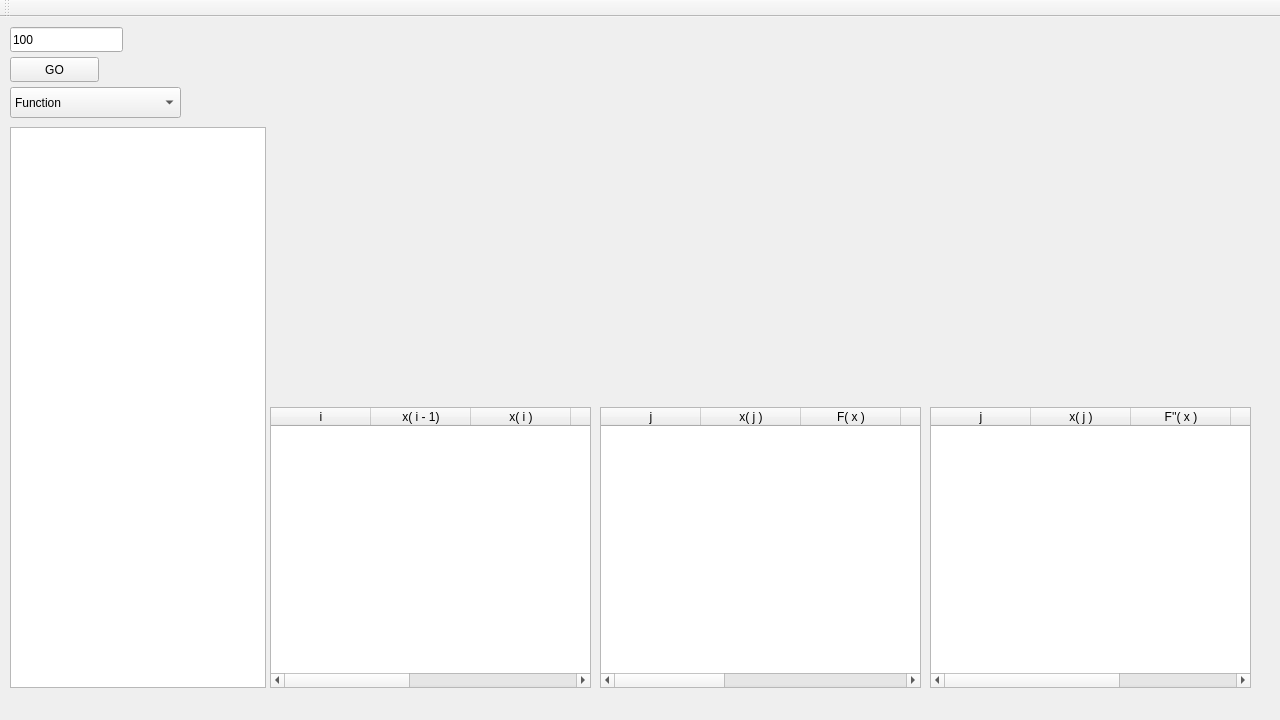
<?xml version="1.0" encoding="UTF-8"?>
<ui version="4.0">
 <class>MainWindow</class>
 <widget class="QMainWindow" name="MainWindow">
  <property name="geometry">
   <rect>
    <x>0</x>
    <y>0</y>
    <width>1280</width>
    <height>720</height>
   </rect>
  </property>
  <property name="windowTitle">
   <string>MainWindow</string>
  </property>
  <widget class="QWidget" name="centralWidget">
   <widget class="QPushButton" name="pushButton">
    <property name="geometry">
     <rect>
      <x>10</x>
      <y>40</y>
      <width>89</width>
      <height>25</height>
     </rect>
    </property>
    <property name="text">
     <string>GO</string>
    </property>
   </widget>
   <widget class="QLineEdit" name="lineEdit">
    <property name="geometry">
     <rect>
      <x>10</x>
      <y>10</y>
      <width>113</width>
      <height>25</height>
     </rect>
    </property>
    <property name="text">
     <string>100</string>
    </property>
   </widget>
   <widget class="QStackedWidget" name="stackedWidget">
    <property name="geometry">
     <rect>
      <x>280</x>
      <y>10</y>
      <width>941</width>
      <height>371</height>
     </rect>
    </property>
    <widget class="QCustomPlot" name="page"/>
    <widget class="QCustomPlot" name="page_2"/>
    <widget class="QCustomPlot" name="page_3"/>
   </widget>
   <widget class="QComboBox" name="comboBox">
    <property name="geometry">
     <rect>
      <x>10</x>
      <y>70</y>
      <width>171</width>
      <height>31</height>
     </rect>
    </property>
    <item>
     <property name="text">
      <string>Function</string>
     </property>
    </item>
    <item>
     <property name="text">
      <string>First_dev</string>
     </property>
    </item>
    <item>
     <property name="text">
      <string>Second_dev</string>
     </property>
    </item>
   </widget>
   <widget class="QTableWidget" name="tableWidget">
    <property name="geometry">
     <rect>
      <x>270</x>
      <y>390</y>
      <width>321</width>
      <height>281</height>
     </rect>
    </property>
    <column>
     <property name="text">
      <string>i</string>
     </property>
    </column>
    <column>
     <property name="text">
      <string>x( i - 1)</string>
     </property>
    </column>
    <column>
     <property name="text">
      <string>x( i )</string>
     </property>
    </column>
    <column>
     <property name="text">
      <string>a</string>
     </property>
    </column>
    <column>
     <property name="text">
      <string>b</string>
     </property>
    </column>
    <column>
     <property name="text">
      <string>c</string>
     </property>
    </column>
    <column>
     <property name="text">
      <string>d</string>
     </property>
    </column>
   </widget>
   <widget class="QTableWidget" name="tableWidget_2">
    <property name="geometry">
     <rect>
      <x>600</x>
      <y>390</y>
      <width>321</width>
      <height>281</height>
     </rect>
    </property>
    <column>
     <property name="text">
      <string>j</string>
     </property>
    </column>
    <column>
     <property name="text">
      <string>x( j )</string>
     </property>
    </column>
    <column>
     <property name="text">
      <string>F( x )</string>
     </property>
    </column>
    <column>
     <property name="text">
      <string>S( x )</string>
     </property>
    </column>
    <column>
     <property name="text">
      <string>F( x ) - S( x )</string>
     </property>
    </column>
    <column>
     <property name="text">
      <string>F'( x )</string>
     </property>
    </column>
    <column>
     <property name="text">
      <string>S'( x )</string>
     </property>
    </column>
    <column>
     <property name="text">
      <string>F'( x ) - S'( x )</string>
     </property>
    </column>
   </widget>
   <widget class="QTableWidget" name="tableWidget_3">
    <property name="geometry">
     <rect>
      <x>930</x>
      <y>390</y>
      <width>321</width>
      <height>281</height>
     </rect>
    </property>
    <column>
     <property name="text">
      <string>j</string>
     </property>
    </column>
    <column>
     <property name="text">
      <string>x( j )</string>
     </property>
    </column>
    <column>
     <property name="text">
      <string>F''( x )</string>
     </property>
    </column>
    <column>
     <property name="text">
      <string>S''( x )</string>
     </property>
    </column>
    <column>
     <property name="text">
      <string>F''( x ) - S''( x )</string>
     </property>
    </column>
   </widget>
   <widget class="QTextBrowser" name="textBrowser">
    <property name="geometry">
     <rect>
      <x>10</x>
      <y>110</y>
      <width>256</width>
      <height>561</height>
     </rect>
    </property>
   </widget>
  </widget>
  <widget class="QMenuBar" name="menuBar">
   <property name="geometry">
    <rect>
     <x>0</x>
     <y>0</y>
     <width>1280</width>
     <height>22</height>
    </rect>
   </property>
  </widget>
  <widget class="QToolBar" name="mainToolBar">
   <attribute name="toolBarArea">
    <enum>TopToolBarArea</enum>
   </attribute>
   <attribute name="toolBarBreak">
    <bool>false</bool>
   </attribute>
  </widget>
 </widget>
 <layoutdefault spacing="6" margin="11"/>
 <customwidgets>
  <customwidget>
   <class>QCustomPlot</class>
   <extends>QWidget</extends>
   <header>qcustomplot.h</header>
   <container>1</container>
  </customwidget>
 </customwidgets>
 <resources/>
 <connections/>
</ui>
